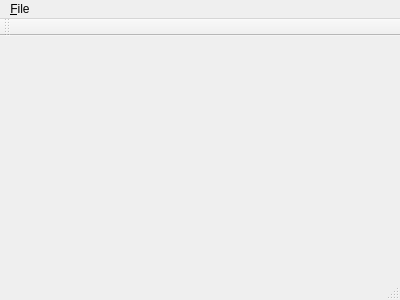
<?xml version="1.0" encoding="UTF-8"?>
<ui version="4.0">
 <class>MainWindow</class>
 <widget class="QMainWindow" name="MainWindow">
  <property name="geometry">
   <rect>
    <x>0</x>
    <y>0</y>
    <width>400</width>
    <height>300</height>
   </rect>
  </property>
  <property name="windowTitle">
   <string>MainWindow</string>
  </property>
  <widget class="QWidget" name="centralWidget"/>
  <widget class="QMenuBar" name="menuBar">
   <property name="geometry">
    <rect>
     <x>0</x>
     <y>0</y>
     <width>400</width>
     <height>25</height>
    </rect>
   </property>
   <widget class="QMenu" name="menu_File">
    <property name="title">
     <string>&amp;File</string>
    </property>
    <addaction name="exit_action"/>
   </widget>
   <addaction name="menu_File"/>
  </widget>
  <widget class="QToolBar" name="mainToolBar">
   <attribute name="toolBarArea">
    <enum>TopToolBarArea</enum>
   </attribute>
   <attribute name="toolBarBreak">
    <bool>false</bool>
   </attribute>
  </widget>
  <widget class="QStatusBar" name="statusBar"/>
  <action name="exit_action">
   <property name="text">
    <string>E&amp;xit</string>
   </property>
  </action>
 </widget>
 <layoutdefault spacing="6" margin="11"/>
 <resources/>
 <connections>
  <connection>
   <sender>exit_action</sender>
   <signal>triggered()</signal>
   <receiver>MainWindow</receiver>
   <slot>close()</slot>
   <hints>
    <hint type="sourcelabel">
     <x>199</x>
     <y>149</y>
    </hint>
    <hint type="destinationlabel">
     <x>199</x>
     <y>149</y>
    </hint>
   </hints>
  </connection>
 </connections>
</ui>
